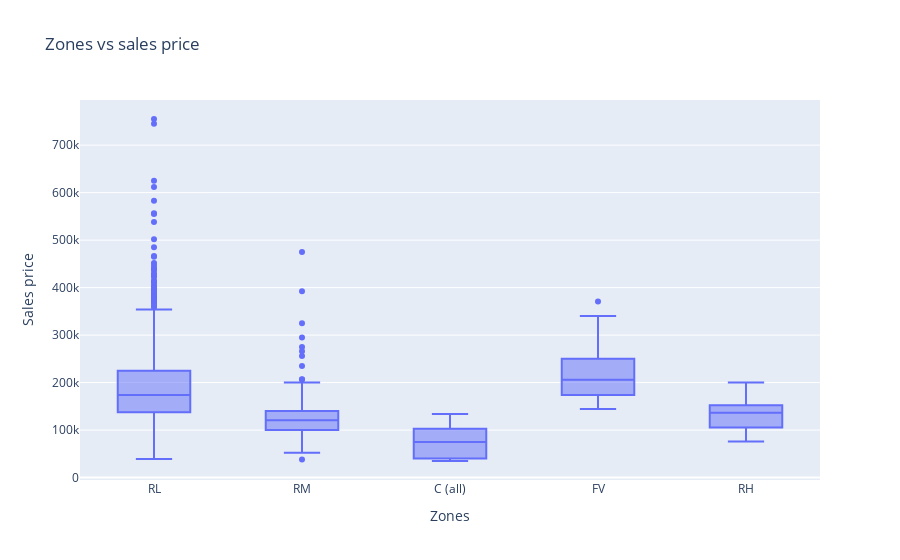

Notebook code for this chart:
### Code cell
fig = go.Figure()
fig.add_trace(
    go.Box(
        x=train_data_selected_columns["MSZoning"],
        y=train_data_selected_columns["SalePrice"],
        name="MSZoning",
    )
)

fig.update_layout(
    title="Zones vs sales price",
    xaxis_title="Zones",
    yaxis_title="Sales price",
)
fig.show()

### Figure 1 — Plotly figure (JSON) as saved in the notebook; plotly's stock layout.template omitted (floating-point values rounded to 4 significant figures; data arrays with more than 128 entries replaced by an {"elided": "..."} marker saying what was removed)
{"data": [{"name": "MSZoning", "type": "box", "x": {"elided": "1459 str values"}, "y": {"elided": "1459 int values"}}], "layout": {"title": {"text": "Zones vs sales price"}, "xaxis": {"title": {"text": "Zones"}}, "yaxis": {"title": {"text": "Sales price"}}}}
